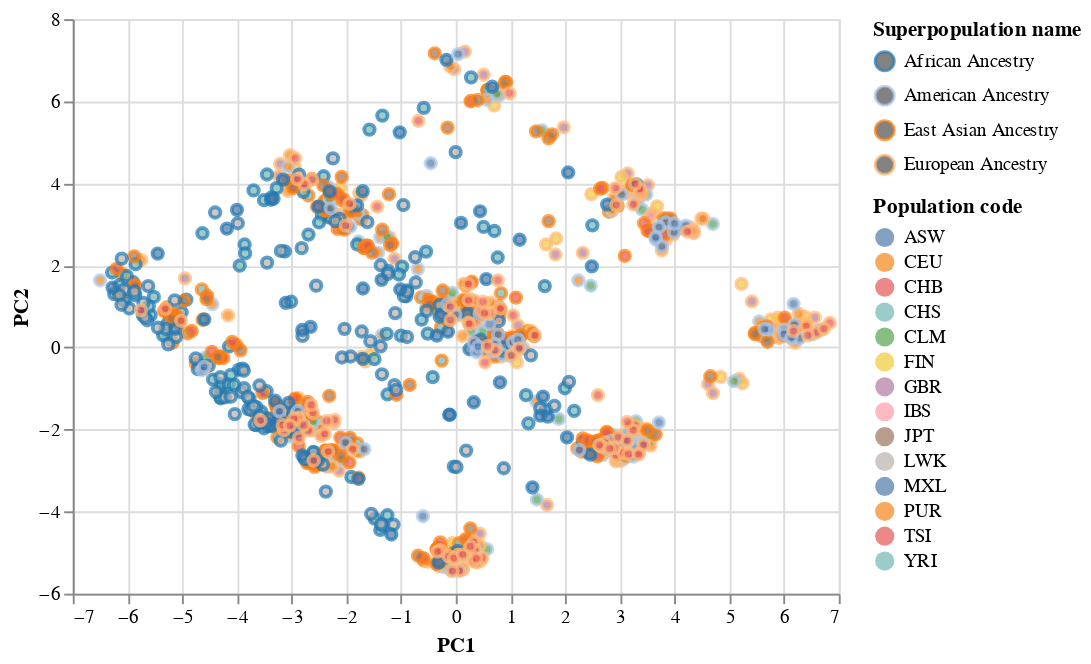

Notebook code for this chart:
### Code cell
alt.Chart(df_plot).mark_point().encode(
    x='PC1',
    y='PC2',
    color=alt.Color('Superpopulation name', scale=alt.Scale(scheme='category20')),
    fill='Population code'
)

### Figure 1 — Vega-Lite specification as saved in the notebook (floating-point values rounded to 4 significant figures; data arrays with more than 128 entries replaced by an {"elided": "..."} marker saying what was removed)
{"config": {"view": {"continuousWidth": 400, "continuousHeight": 300}}, "data": {"name": "data-2a0fdfd6b0525f589f588146681cae23"}, "mark": "point", "encoding": {"color": {"field": "Superpopulation name", "scale": {"scheme": "category20"}, "type": "nominal"}, "fill": {"field": "Population code", "type": "nominal"}, "x": {"field": "PC1", "type": "quantitative"}, "y": {"field": "PC2", "type": "quantitative"}}, "$schema": "https://vega.github.io/schema/vega-lite/v4.17.0.json", "datasets": {"data-2a0fdfd6b0525f589f588146681cae23": {"elided": "1092 records"}}}
